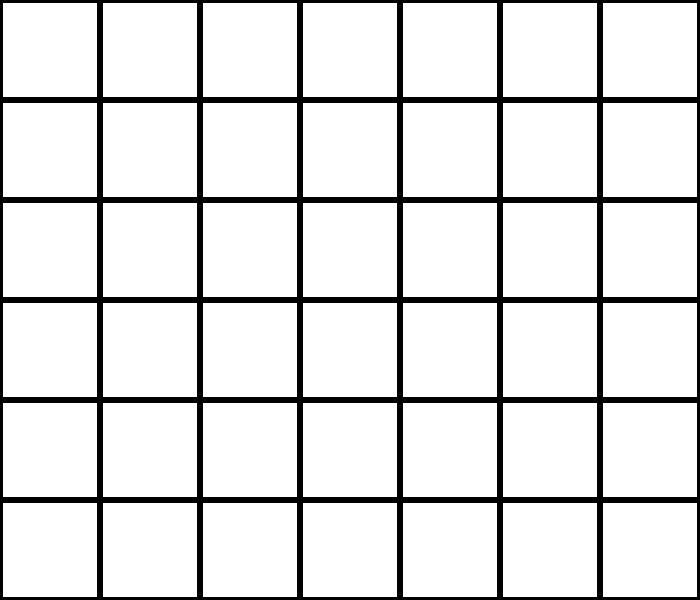
Frame 1 (no input)
Frame 60 (no input): identical to frame 1, image omitted
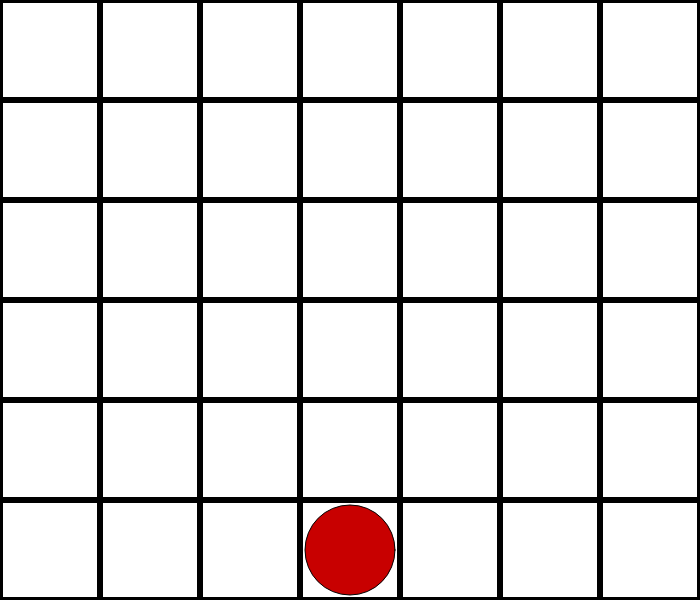
Frame 120 (the mouse pressed at the canvas centre since frame 60)

The p5.js sketch that drew these frames (run headless with seeded random() and noise() and a simulated clock; from frame 60 on, the mouse is pressed at the canvas centre):

// p5.js sketch
// ── sketch.js
let grid=[];
let w;
let h;
let currentPlayer='r';
function setup() {
	createCanvas(700,600);
	w=width/7;
	h=height/6;
	for(let i=0;i<7;i++){
		let row=[];
		for(let j=0;j<6;j++){
			row.push('');
		}
		grid.push(row);
	}
}
function dropToken(c,player){
	if(grid[c][0]!=''){
		console.log("column full !");
		return;
	}
	let i=0;
	while(grid[c][i+1]=='' && (i+1)<6)i++;
	
	grid[c][i]=player;
	
}

function checkWin(p){
	
	for(let i=0;i<7;i++){
		for(let j=0;j<6;j++){
			if(grid[i][j]==p){
				let r=checkAligned(p,i,j,0,1);
				if(r==1)return 1;
			}
		}
	}
	return checkTie();
	
}

function checkAligned(p,x,y,dir,nb){
	if(nb==4)return 1;
	let res=0
	switch(dir){
		case 0:
		for(let d=1;d<9;d++){
			res+=checkAligned(p,x,y,d,nb);
		}
		break;
		case 1:
			if(x<6){
				if(grid[x+1][y]==p)res=checkAligned(p,x+1,y,dir,nb+1);
			}
		break;
		case 2:
			if(y<5){
				if(grid[x][y+1]==p)res=checkAligned(p,x,y+1,dir,nb+1);
			}
		break;
		case 3:
			if(x>1){
				if(grid[x-1][y]==p)res=checkAligned(p,x-1,y,dir,nb+1);
			}
		break;
		case 4:
			if(y>1){
				if(grid[x][y-1]==p)res=checkAligned(p,x,y-1,dir,nb+1);
			}
		break;
		case 5:
			if(y>1 && x>1){
				if(grid[x-1][y-1]==p)res=checkAligned(p,x-1,y-1,dir,nb+1);
			}
		break;
		case 6:
			if(y>1 && x<6){
				if(grid[x+1][y-1]==p)res=checkAligned(p,x+1,y-1,dir,nb+1);
			}
		break;
		case 7:
			if(y<5 && x<6){
				if(grid[x+1][y+1]==p)res=checkAligned(p,x+1,y+1,dir,nb+1);
			}
		break;
		case 8:
			if(x>1 && y<5){
				if(grid[x-1][y+1]==p)res=checkAligned(p,x-1,y+1,dir,nb+1);
			}
		break;
	}
	return res;
	
}

function checkTie(){
	for(let i=0;i<7;i++){
		for(let j=0;j<6;j++){
			if(grid[i][j]=='')return 0;
		}
	}
	return -1;	
}
function mousePressed(){
	if(currentPlayer!='f'){
		let c=floor(mouseX/w);
		dropToken(c,currentPlayer);
		let r=checkWin(currentPlayer);
		if(r==1){
			noLoop();
			console.log("Player "+currentPlayer+ " won !");
			currentPlayer='f';
		}else if(r==-1){
			noLoop();
			console.log("Tie !");
			currentPlayer='f';
		}else{
			if(currentPlayer=='y'){
				currentPlayer='r';
			}else{
				currentPlayer='y';
			}
		}
		checkTie();
	}
	
}
function drawGrid(){
  stroke(0);
  strokeWeight(6);
	for(let i=0;i<7;i++){
		line(0,i*h,width,i*h);
	}
	for(let i=0;i<8;i++){
		line(i*w,0,i*w,height);
	}
	strokeWeight(1);
	for(let i=0;i<7;i++){
		for(let j=0;j<6;j++){
			if(grid[i][j]=='r'){
				fill(200,0,0);
				ellipse(i*w+w/2,j*h+h/2,w*.9,h*.9);
			}
			if(grid[i][j]=='y'){
				fill(255,255,0);
				ellipse(i*w+w/2,j*h+h/2,w*.9,h*.9);
			}
		}
	}
	
}
function draw() {
  background(255);
  drawGrid();
}
